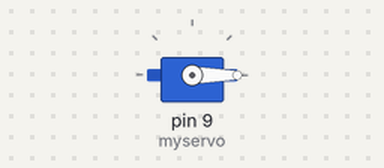
This sketch was run on a simulated Arduino Uno, built with avr-gcc and run on an emulated ATmega328P. Shown: servo.

Above: at 0.05 s.
At 1.0 s:
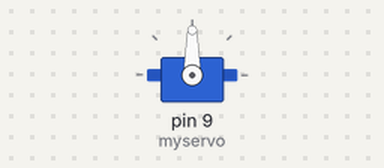
At 1.95 s:
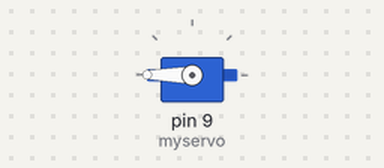
At 3.9 s:
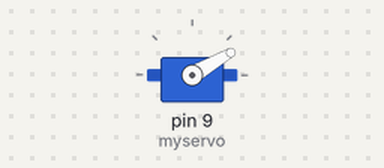
Timing chart, 0 to 5.5 s (numbered marks = the images above):
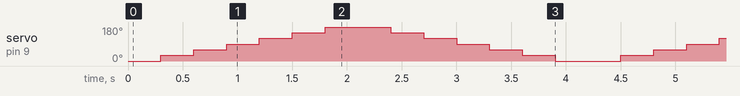

Measured:
- by itself, servo on pin 9 (myservo): repeats every 4.2 s: 60° 0.30 s, 90° 0.30 s, 120° 0.30 s, 150° 0.30 s, 180° 0.60 s, 150° 0.30 s, 120° 0.30 s, 90° 0.30 s, 60° 0.30 s, 30° 0.30 s, 0° 0.60 s, 30° 0.30 s

The sketch:

servo_loop.ino
```cpp
#include<Servo.h>
Servo myservo;
void setup(){
  myservo.attach(9);
}

void loop(){
  for(int i=0;i<=180;i+=30){
    myservo.write(i);
    delay(300);
  }


  for(int i=180;i>=0;i-=30){
    myservo.write(i);
    delay(300);
  }
}
```

adc_mbed_c.ino
```cpp
unsigned int adc_v;

int main() {
  Serial.begin(115200);
  DDRC &= 0x00;
  PORTC |= 0x11;

  ADMUX |= 1 << REFS0; //avcc
  ADMUX |= (1 << MUX0) | (1 << MUX2);
  ADCSRA |= (1 << ADPS0) | (1 << ADPS1) | (1 << ADPS2);
  ADCSRA |= 1 << ADEN; //adc enable
  ADCSRA |= 1 << ADIE;
  ADCSRA |= 1 << ADSC; //call adc

  sei();
  while (1);
  return 0;
}

ISR(ADC_vect) {
  adc_v = ADC;
  Serial.println(adc_v);
  _delay_ms(100);
  ADCSRA |= 1 << ADSC;

}
```
